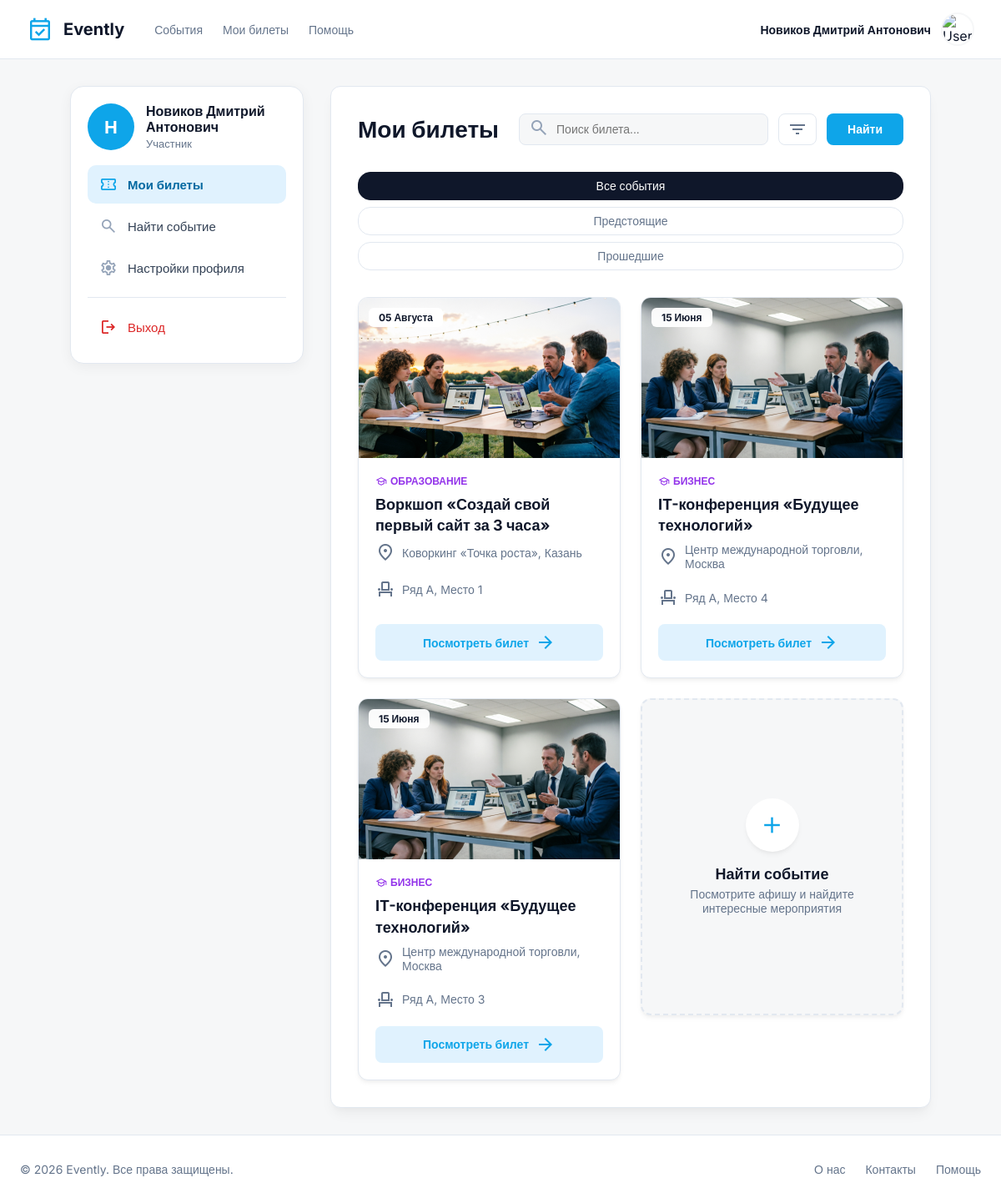
Screenshot of /my-tickets.php (signed in) with the database file from the repository.
### tables this page shows
CREATE TABLE `tickets` (
  `id_tickets` int(11) NOT NULL,
  `ticket_number` varchar(50) NOT NULL,
  `event_id` int(11) NOT NULL,
  `price_purchase` int(11) NOT NULL,
  `status` varchar(11) NOT NULL,
  `id_payment` int(11) DEFAULT NULL,
  `seat_id` int(11) DEFAULT NULL
);

CREATE TABLE `event` (
  `id_event` int(11) NOT NULL,
  `photo` varchar(255) NOT NULL,
  `title` varchar(50) NOT NULL,
  `organizer_name` varchar(100) NOT NULL,
  `category` varchar(50) DEFAULT NULL,
  `event_type` varchar(50) DEFAULT NULL,
  `start_date` date DEFAULT NULL,
  `start_time` time DEFAULT NULL,
  `end_time` time DEFAULT NULL,
  `street` varchar(50) NOT NULL,
  `district` varchar(50) NOT NULL,
  `city` varchar(50) NOT NULL,
  `country` varchar(50) NOT NULL,
  `venue_name` varchar(100) NOT NULL,
  `floor` int(11) DEFAULT NULL,
  `entrance` varchar(11) NOT NULL,
  `region` varchar(50) NOT NULL,
  `price` int(11) UNSIGNED NOT NULL,
  `status` enum('moderation','active','rejected') NOT NULL DEFAULT 'moderation',
  `speakers` varchar(255) NOT NULL,
  `described` varchar(512) NOT NULL,
  `id` int(11) NOT NULL,
  `total_seats` int(11) DEFAULT 0,
  `registration_open` tinyint(1) NOT NULL DEFAULT 1
);

CREATE TABLE `seats` (
  `id_seat` int(11) NOT NULL,
  `event_id` int(11) NOT NULL,
  `seat_row` varchar(2) NOT NULL,
  `seat_number` int(11) NOT NULL,
  `price` int(11) UNSIGNED NOT NULL,
  `status` enum('free','booked','sold') DEFAULT 'free',
  `booked_by` int(11) DEFAULT NULL,
  `booked_until` timestamp NULL DEFAULT NULL,
  `reserved_until` datetime DEFAULT NULL
);

### my-tickets.php (the view, shortened to what this page needs)
<?php
require __DIR__ . '/bd.php';
$category_names = [
    'education' => 'Образование',
    'business' => 'Бизнес',
    'sports' => 'Спорт',
    'music' => 'Музыка',
    'art' => 'Искусство',
    'texh' => 'Технологии',
    'entertainment' => 'Развлечение'
];
$months_ru = [
    'January' => 'Января',
    'February' => 'Февраля',
    'March' => 'Марта',
    'April' => 'Апреля',
    'May' => 'Мая',
    'June' => 'Июня',
    'July' => 'Июля',
    'August' => 'Августа',
    'September' => 'Сентября',
    'October' => 'Октября',
    'November' => 'Ноября',
    'December' => 'Декабря'
];
$user_id = $_SESSION['user_id'];
$stmt = $pdo->prepare("SELECT
    tickets.id_tickets, -- Номер билета (например, 101)
    tickets.ticket_number, -- Уникальный код билета (TK-123-456-0)
    event.title, -- Название события (Tech Summit 2026)
    event.photo, -- Ссылка на фото
    event.start_date,  -- Дата события (2026-11-15)
    event.category, -- Категория (tech)
    event.venue_name, -- Место
    event.city, -- Город
    seats.seat_row, -- Ряд места (A, B, C...)
    seats.seat_number -- Номер места (1, 2, 3...)
    FROM tickets -- Начинаем с билетов (основа)
    JOIN event ON tickets.event_id = event.id_event -- Клеим событие к билетам
    JOIN reservation ON tickets.id_payment = reservation.id_payment -- Клеим бронь к билетам
    LEFT JOIN seats ON tickets.seat_id = seats.id_seat -- соединяем билеты с местами по ID места (LEFT JOIN сохраняет билеты без места)
    WHERE reservation.id_participants = :id_participant -- Оставляем только мои билеты
    ORDER BY event.start_date DESC -- Сортируем от новых к старым
");
$stmt->execute(['id_participant' => $user_id]);
$tickets = $stmt->fetchAll();
?>
<!DOCTYPE html>
<html lang="ru">
<head>
    <link rel="stylesheet" href="my-tickets.css" />
    <link rel="stylesheet" href="ui-polish.css">
</head>
<body>
     <header class="header">
        <div class="header__left">
            <a href="Evently-hub.php" class="logo">
                <span class="logo__icon material-symbols-outlined">event_available</span>
                <span class="logo__text">Evently</span>
            </a>
            <nav class="nav">
                <a href="event-search.php" class="nav__link">События</a>
                <?php if (isset($_SESSION['user_id'])): ?>
                    <a href="my-tickets.php" class="nav__link">Мои билеты</a>
                <?php endif; ?>
                <a href="data-processing-law.php" class="nav__link">Помощь</a>
            </nav>
        </div>
        <div class="header__right">
            <?php if (isset($_SESSION['user_id'])): ?>
                <div class="user-profile">
                    <div class="teg-name">
                        <?= htmlspecialchars($_SESSION['name'] ?? 'Пользователь'); ?>
                    </div>
                    <img src="https://images.unsplash.com/photo-1494790108377-be9c29b29330?q=80&w=100&h=100&auto=format&fit=crop"
                        alt="User" class="nav-avatar">
                </div>
            <?php else: ?>
                <a href="login.php" class="btn-login">Вход</a>
                <a href="registration.php" class="btn-login">Регистрация</a>
            <?php endif; ?>
        </div>
    </header>
    <div class="page-wrapper">
        <div class="main-layout">
            <aside class="sidebar">
                <div class="lk-card">
                    <div class="lk-user">
                        <div class="lk-ava"><?= htmlspecialchars(mb_strtoupper(mb_substr($_SESSION['name'] ?? '?', 0, 1))) ?></div>
                        <div>
                            <div class="lk-name"><?= htmlspecialchars($_SESSION['name'] ?? 'Пользователь') ?></div>
                            <div class="lk-role">Участник</div>
                        </div>
                    </div>
                    <nav class="lk-nav">
                        <a class="lk-link is-active" href="my-tickets.php"><span class="material-symbols-outlined">confirmation_number</span> Мои билеты</a>
                        <a class="lk-link" href="event-search.php"><span class="material-symbols-outlined">search</span> Найти событие</a>
                        <a class="lk-link" href="personal-account.php"><span class="material-symbols-outlined">settings</span> Настройки профиля</a>
                        <div class="lk-sep"></div>
                        <a class="lk-link lk-link--danger" href="logout.php" onclick="return confirm('Вы уверены, что хотите выйти?')"><span class="material-symbols-outlined">logout</span> Выход</a>
                    </nav>
                </div>
            </aside>
            <main class="content">
                <div class="content-panel">
                    <div class="content-header">
                        <h2 class="page-title">Мои билеты</h2>
                        <div class="search-action-bar">
                            <div class="search-box">
                                <span class="material-symbols-outlined search-icon">search</span>
                                <input type="text" class="search-input" placeholder="Поиск билета...">
                            </div>
                            <button class="filter-btn">
                                <span class="material-symbols-outlined">filter_list</span>
                            </button>
                            <button class="btn-primary">Найти</button>
                        </div>
                    </div>
                    <div class="tabs">
                        <button class="tab active">Все события</button>
                        <button class="tab">Предстоящие</button>
                        <button class="tab">Прошедшие</button>
                    </div>
                    <div class="events-grid">
                        <?php if (count($tickets) > 0): ?>
                            <?php foreach ($tickets as $ticket): ?>
                                <div class="event-card">
                                    <div class="card-image-wrapper">
                                        <img class="card-image" src="<?= htmlspecialchars($ticket['photo']) ?>"
                                            alt="<?= htmlspecialchars($ticket['title']) ?>" />
                                        <div class="card-date">
                                            <?= date('d', strtotime($ticket['start_date'])) ?>
                                            <?= $months_ru[date('F', strtotime($ticket['start_date']))] ?>
                                        </div>
                                    </div>
                                    <div class="card-body">
                                        <div class="card-category text-purple">
                                            <span
                                                class="material-symbols-outlined">school</span><?= htmlspecialchars($category_names[$ticket['category']] ?? $ticket['category']) ?>
                                        </div>
                                        <h3 class="card-title"><?= htmlspecialchars($ticket['title']) ?></h3>
                                        <div class="card-location">
                                            <span
                                                class="material-symbols-outlined">location_on</span><?= htmlspecialchars($ticket['venue_name']) ?>,
                                            <?= htmlspecialchars($ticket['city']) ?>
                                        </div>
                                        <?php if (!empty($ticket['seat_row'])): ?>
                                            <div class="card-seat">
                                                <span class="material-symbols-outlined">event_seat</span>
                                                Ряд <?= htmlspecialchars($ticket['seat_row']) ?>, Место <?= htmlspecialchars($ticket['seat_number']) ?>
                                            </div>
                                            <?php endif; ?>
                                        <a class="btn-ticket" href="ticket.php?id=<?= (int)$ticket['id_tickets'] ?>" style="text-decoration:none">
                                            <span>Посмотреть билет</span>
                                            <span class="material-symbols-outlined">arrow_forward</span>
                                        </a>
                                    </div>
                                </div>
                            <?php endforeach; ?>
                        <?php endif; ?>
                        <a class="event-link" href="event-search.php">
                             <div class="event-card card-add">
                            <div class="add-icon-wrapper">
                                <span class="material-symbols-outlined">add</span>
                            </div>
                            <h3 class="add-title">Найти событие</h3>
                            <p class="add-desc">Посмотрите афишу и найдите интересные мероприятия</p>
                        </div>
                        </a>
                    </div>
                </div>
            </main>
        </div>
    </div>
    <footer class="footer">
        <div class="footer-content">
            <p>© 2026 Evently. Все права защищены.</p>
            <div class="footer-links">
                <a href="Evently-hub.php">О нас</a>
                <a href="data-processing-law.php">Контакты</a>
                <a href="data-processing-law.php">Помощь</a>
            </div>
        </div>
    </footer>
</body>
</html>

### ui-polish.css (style rules this page uses)
:root { --ev-ring: #0ea5e9; --ev-ease: 200ms cubic-bezier(.4, 0, .2, 1); }
button, [role="button"], .btn, .btn-primary, .btn-outline, .btn-register, .btn-more, .btn-submit, .submit-btn, .btn-search, .btn-login, .view-all, label.role-card { cursor: pointer; transition: transform var(--ev-ease), box-shadow var(--ev-ease), background-color var(--ev-ease), color var(--ev-ease), border-color var(--ev-ease); }
.nav__link, .top-nav a, .footer__links a, .footer-links a { transition: color var(--ev-ease), opacity var(--ev-ease); }
.lk-card { background:#fff;border:1px solid #e2e8f0;border-radius:16px;box-shadow:0 4px 16px rgba(2,8,23,.05);padding:20px;display:flex;flex-direction:column;gap:18px }
.lk-user { display:flex;align-items:center;gap:14px }
.lk-ava { width:56px;height:56px;border-radius:50%;background:#0ea5e9;color:#fff;display:flex;align-items:center;justify-content:center;font-weight:700;font-size:22px;flex-shrink:0 }
.lk-name { font-size:16px;font-weight:700;color:#0f172a;line-height:1.2 }
.lk-role { font-size:13px;color:#64748b;margin-top:2px }
.lk-nav { display:flex;flex-direction:column;gap:4px }
.lk-link { display:flex;align-items:center;gap:12px;padding:12px 14px;border-radius:10px;text-decoration:none;color:#334155;font-size:15px;font-weight:500;transition:background .15s ease,color .15s ease }
.lk-link .material-symbols-outlined { font-size:22px;color:#94a3b8;transition:color .15s ease }
.lk-link.is-active { background:#e0f2fe;color:#0369a1;font-weight:600 }
.lk-link.is-active .material-symbols-outlined { color:#0ea5e9 }
.lk-sep { height:1px;background:#e2e8f0;margin:8px 0 }
.lk-link--danger { color:#dc2626 }
.lk-link--danger .material-symbols-outlined { color:#dc2626 }

### rows the page displays
tickets: event.photo (picture), event.start_date "05", event.start_date "Августа", event.category "ОБРАЗОВАНИЕ", event.title "Воркшоп «Создай свой первый сайт за 3 часа»", event.venue_name "Коворкинг «Точка роста»", event.city "Казань", seat.seat_row "A", seat.seat_number "1"
tickets: event.photo (picture), event.start_date "15", event.start_date "Июня", event.category "БИЗНЕС", event.title "IT-конференция «Будущее технологий»", event.venue_name "Центр международной торговли", event.city "Москва", seat.seat_row "A", seat.seat_number "4"
tickets: event.photo (picture), event.start_date "15", event.start_date "Июня", event.category "БИЗНЕС", event.title "IT-конференция «Будущее технологий»", event.venue_name "Центр международной торговли", event.city "Москва", seat.seat_row "A", seat.seat_number "3"

### other values shown
$_SESSION['name'] "Новиков Дмитрий Антонович"
mb_strtoupper(mb_substr($_SESSION['name'] ?? '?', 0, 1)) "Н"
